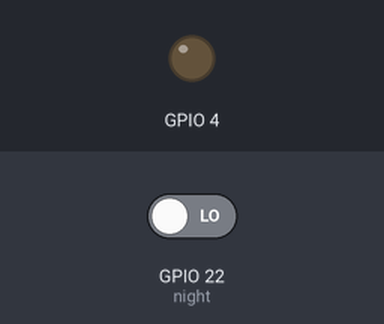
Bench run of a program on a simulated Raspberry Pi (BCM pin numbers). Parts: output pins drawn as LEDs (lit = HIGH). The test bench sets the inputs (shaded band); at power-on: GPIO 22 (night) LOW.

Above: at 1.2 s.
1.3 s: GPIO 22 (night) driven HIGH
At 1.9 s:
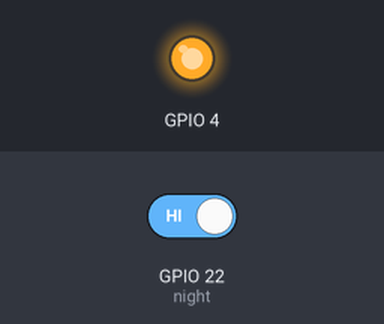
2.8 s: GPIO 22 (night) driven LOW
At 4.2 s:
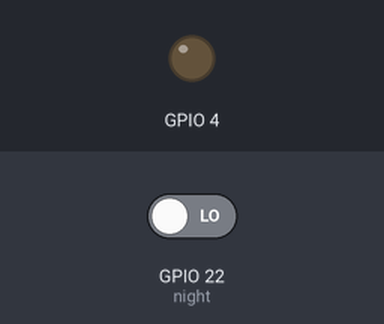
Timing chart, 0 to 5.8 s (numbered marks = the images above; inputs shaded):
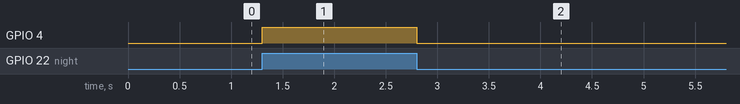

Measured:
- after the input at 1.3 s, GPIO 4: LOW → HIGH at once
- after the input at 2.8 s, GPIO 4: HIGH → LOW at once

The program:

demo.py
```python
from tornado.web import RequestHandler, Application
from tornado.ioloop import IOLoop, PeriodicCallback
from RPi import GPIO

last_test = 0


def test_night():
    global last_test

    night = GPIO.input(22)

    if night and not last_test:
        GPIO.output(4, 1)

    if not night and last_test:
        GPIO.output(4, 0)

    last_test = night


class Handler(RequestHandler):
    def get(self):
        self.write(
            "<head>"
            "   <meta name='viewport'"
            "         content='width=device-width,"
            "                  height=device-height'>"
            "</head>"
            "<form action='/' method='post'>"
            "    <input type='submit' name='encender'"
            "           value='Encender' />"
            "    <input type='submit' name='apagar'"
            "           value='Apagar' />"
            "</form>"
        )

    def post(self):
        encender = self.get_argument('encender', '')
        apagar = self.get_argument('apagar', '')

        if encender and not apagar:
            GPIO.output(4, 1)

        if not encender and apagar:
            GPIO.output(4, 0)

        self.get()

try:
    GPIO.setmode(GPIO.BCM)
    GPIO.setup(4, GPIO.OUT)
    GPIO.setup(22, GPIO.IN)

    Application([('/$', Handler)]).listen(50000)
    PeriodicCallback(test_night, 100).start()
    IOLoop.instance().start()

except KeyboardInterrupt:
    exit()

finally:
    GPIO.cleanup()
```
